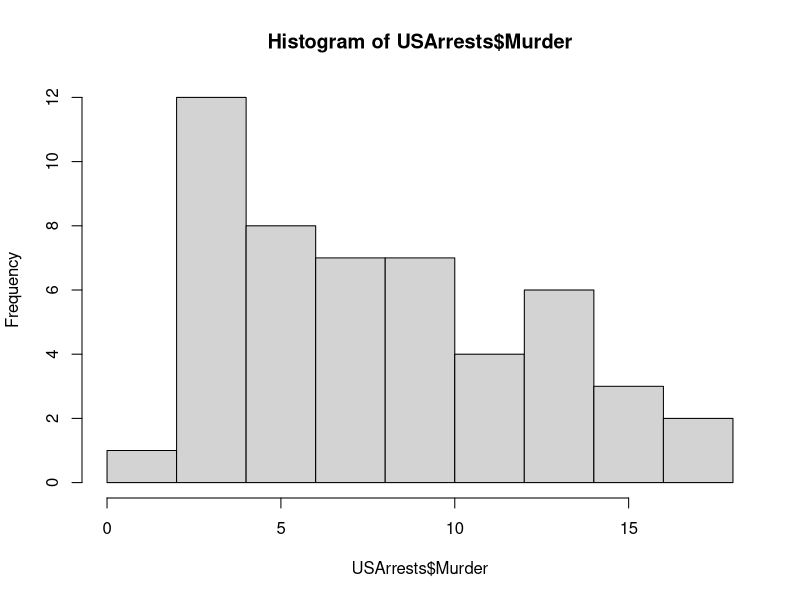
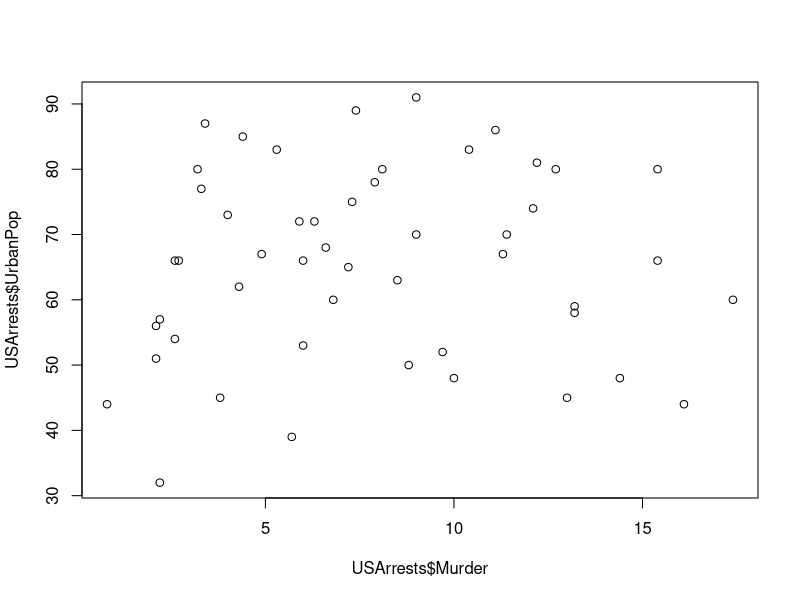
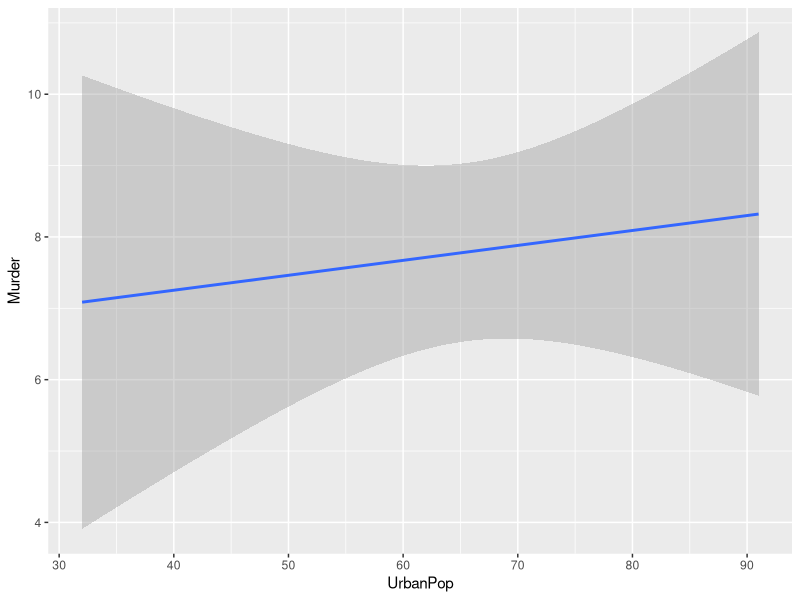

Recreate these plots in R, in order.
## ---- chunk 1
library(tidyverse)

## ---- chunk 2
str(USArrests)
## ---- chunk 3
head(USArrests)
## ---- chunk 4
summary(USArrests$Murder)
sd(USArrests$Murder)
## ---- chunk 5
hist(USArrests$Murder)
## ---- chunk 6
plot(USArrests$Murder, USArrests$UrbanPop)
## ---- chunk 7
model_1<-lm(Murder ~ 
              UrbanPop,
            data = USArrests)
## ---- chunk 8
summary(model_1)
## ---- chunk 9
library(ggplot2)
ggplot(USArrests,
       aes(x=UrbanPop, y=Murder))+
  geom_smooth(method = "lm", 
              formula = y~x)
